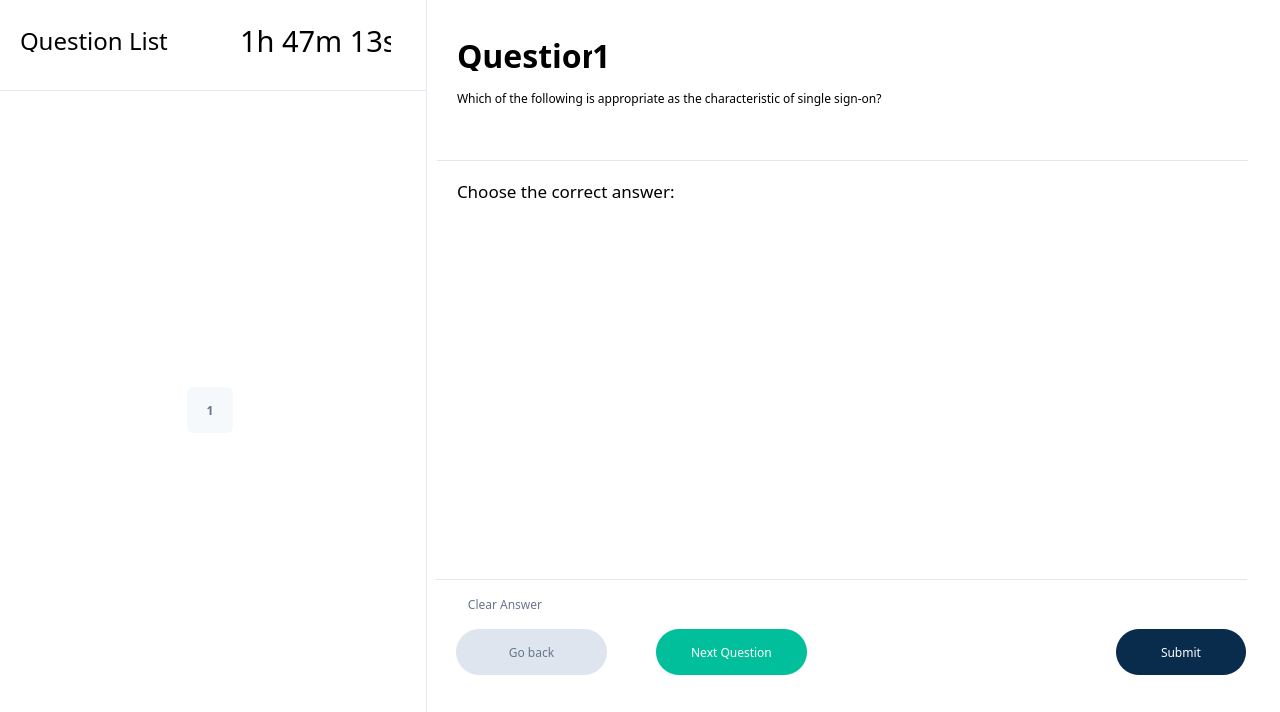
<?xml version="1.0" encoding="UTF-8"?>
<ui version="4.0">
 <class>ExamWindow</class>
 <widget class="QMainWindow" name="ExamWindow">
  <property name="geometry">
   <rect>
    <x>0</x>
    <y>0</y>
    <width>1280</width>
    <height>712</height>
   </rect>
  </property>
  <property name="windowTitle">
   <string>MainWindow</string>
  </property>
  <property name="styleSheet">
   <string notr="true">QMainWindow {
	background-color: rgb(224,224,224);
}</string>
  </property>
  <widget class="QWidget" name="centralwidget">
   <layout class="QHBoxLayout" name="horizontalLayout">
    <property name="spacing">
     <number>0</number>
    </property>
    <property name="leftMargin">
     <number>0</number>
    </property>
    <property name="topMargin">
     <number>0</number>
    </property>
    <property name="rightMargin">
     <number>0</number>
    </property>
    <property name="bottomMargin">
     <number>0</number>
    </property>
    <item>
     <widget class="QWidget" name="widget" native="true">
      <property name="sizePolicy">
       <sizepolicy hsizetype="Preferred" vsizetype="Preferred">
        <horstretch>4</horstretch>
        <verstretch>0</verstretch>
       </sizepolicy>
      </property>
      <property name="styleSheet">
       <string notr="true">#widget {
	background-color: #fff;
	border-right: 1px solid #e2e8f0;
}</string>
      </property>
      <widget class="QWidget" name="widget_3" native="true">
       <property name="geometry">
        <rect>
         <x>0</x>
         <y>0</y>
         <width>431</width>
         <height>91</height>
        </rect>
       </property>
       <property name="styleSheet">
        <string notr="true">border-bottom: 1px solid #e2e8f0;</string>
       </property>
       <widget class="QLabel" name="label">
        <property name="geometry">
         <rect>
          <x>20</x>
          <y>30</y>
          <width>151</width>
          <height>22</height>
         </rect>
        </property>
        <property name="font">
         <font>
          <family>Source Sans 3 SemiBold</family>
          <pointsize>18</pointsize>
         </font>
        </property>
        <property name="styleSheet">
         <string notr="true">border: none;</string>
        </property>
        <property name="text">
         <string>Question List</string>
        </property>
       </widget>
       <widget class="QLabel" name="countdownLabel">
        <property name="geometry">
         <rect>
          <x>240</x>
          <y>30</y>
          <width>151</width>
          <height>22</height>
         </rect>
        </property>
        <property name="font">
         <font>
          <family>Source Sans 3</family>
          <pointsize>22</pointsize>
         </font>
        </property>
        <property name="styleSheet">
         <string notr="true">border: none;</string>
        </property>
        <property name="text">
         <string>1h 47m 13s</string>
        </property>
       </widget>
      </widget>
      <widget class="QWidget" name="gridLayoutWidget">
       <property name="geometry">
        <rect>
         <x>0</x>
         <y>110</y>
         <width>421</width>
         <height>601</height>
        </rect>
       </property>
       <layout class="QGridLayout" name="gridLayout">
        <property name="spacing">
         <number>0</number>
        </property>
        <item row="0" column="0">
         <widget class="QPushButton" name="pushButton">
          <property name="font">
           <font>
            <family>Source Sans 3</family>
            <weight>75</weight>
            <bold>true</bold>
           </font>
          </property>
          <property name="styleSheet">
           <string notr="true">background-color: #F6F9FC;
border: none;
min-height: 46px;
max-width: 46px;
border-radius: 6px;
font-family: &quot;Source Sans 3&quot;;
font-weight: bold;
color: #67758D;
</string>
          </property>
          <property name="text">
           <string>1</string>
          </property>
         </widget>
        </item>
       </layout>
      </widget>
     </widget>
    </item>
    <item>
     <widget class="QWidget" name="widget_2" native="true">
      <property name="sizePolicy">
       <sizepolicy hsizetype="Preferred" vsizetype="Preferred">
        <horstretch>8</horstretch>
        <verstretch>0</verstretch>
       </sizepolicy>
      </property>
      <property name="font">
       <font>
        <family>Source Sans 3</family>
        <pointsize>12</pointsize>
       </font>
      </property>
      <property name="styleSheet">
       <string notr="true">background-color: #fff;</string>
      </property>
      <widget class="QWidget" name="widget_4" native="true">
       <property name="geometry">
        <rect>
         <x>10</x>
         <y>10</y>
         <width>811</width>
         <height>151</height>
        </rect>
       </property>
       <property name="styleSheet">
        <string notr="true">#widget_4{
	border-bottom: 1px solid #e2e8f0;
}</string>
       </property>
       <widget class="QLabel" name="label_3">
        <property name="geometry">
         <rect>
          <x>20</x>
          <y>30</y>
          <width>141</width>
          <height>31</height>
         </rect>
        </property>
        <property name="font">
         <font>
          <family>Source Sans 3</family>
          <pointsize>24</pointsize>
          <weight>75</weight>
          <italic>false</italic>
          <bold>true</bold>
         </font>
        </property>
        <property name="text">
         <string>Question</string>
        </property>
       </widget>
       <widget class="QLabel" name="questionText">
        <property name="geometry">
         <rect>
          <x>20</x>
          <y>80</y>
          <width>771</width>
          <height>61</height>
         </rect>
        </property>
        <property name="font">
         <font>
          <family>Source Sans 3</family>
         </font>
        </property>
        <property name="text">
         <string>Which of the following is appropriate as the characteristic of single sign-on?</string>
        </property>
        <property name="alignment">
         <set>Qt::AlignLeading|Qt::AlignLeft|Qt::AlignTop</set>
        </property>
        <property name="wordWrap">
         <bool>true</bool>
        </property>
       </widget>
       <widget class="QLabel" name="questionNumber">
        <property name="geometry">
         <rect>
          <x>155</x>
          <y>30</y>
          <width>131</width>
          <height>31</height>
         </rect>
        </property>
        <property name="font">
         <font>
          <family>Source Sans 3</family>
          <pointsize>24</pointsize>
          <weight>75</weight>
          <italic>false</italic>
          <bold>true</bold>
         </font>
        </property>
        <property name="text">
         <string>1</string>
        </property>
       </widget>
      </widget>
      <widget class="QLabel" name="label_5">
       <property name="geometry">
        <rect>
         <x>30</x>
         <y>180</y>
         <width>281</width>
         <height>22</height>
        </rect>
       </property>
       <property name="font">
        <font>
         <family>Source Sans 3</family>
         <pointsize>13</pointsize>
         <weight>50</weight>
         <bold>false</bold>
        </font>
       </property>
       <property name="text">
        <string>Choose the correct answer:</string>
       </property>
      </widget>
      <widget class="QWidget" name="verticalLayoutWidget">
       <property name="geometry">
        <rect>
         <x>29</x>
         <y>230</y>
         <width>791</width>
         <height>341</height>
        </rect>
       </property>
       <layout class="QVBoxLayout" name="optionList"/>
      </widget>
      <widget class="QWidget" name="widget_5" native="true">
       <property name="geometry">
        <rect>
         <x>9</x>
         <y>579</y>
         <width>811</width>
         <height>121</height>
        </rect>
       </property>
       <property name="styleSheet">
        <string notr="true">#widget_5{
	border-top: 1px solid #e2e8f0;
}</string>
       </property>
       <widget class="QPushButton" name="pushButton_2">
        <property name="geometry">
         <rect>
          <x>680</x>
          <y>50</y>
          <width>130</width>
          <height>46</height>
         </rect>
        </property>
        <property name="font">
         <font>
          <family>Source Sans 3 SemiBold</family>
          <weight>50</weight>
          <bold>false</bold>
         </font>
        </property>
        <property name="cursor">
         <cursorShape>PointingHandCursor</cursorShape>
        </property>
        <property name="styleSheet">
         <string notr="true">#pushButton_2 {
	background-color: rgb(9, 44, 76);
	border: none;
	color: #fff;
	border-radius: 23px;
}

#pushButton_2:hover {
	background-color: rgba(9, 44, 76, 0.9);
}</string>
        </property>
        <property name="text">
         <string>Submit</string>
        </property>
       </widget>
       <widget class="QPushButton" name="clearButton">
        <property name="geometry">
         <rect>
          <x>20</x>
          <y>10</y>
          <width>98</width>
          <height>30</height>
         </rect>
        </property>
        <property name="font">
         <font>
          <family>Source Sans 3 SemiBold</family>
         </font>
        </property>
        <property name="cursor">
         <cursorShape>PointingHandCursor</cursorShape>
        </property>
        <property name="styleSheet">
         <string notr="true">color: #67758D;
border: none;</string>
        </property>
        <property name="text">
         <string>Clear Answer</string>
        </property>
       </widget>
       <widget class="QPushButton" name="gobackButton">
        <property name="geometry">
         <rect>
          <x>20</x>
          <y>50</y>
          <width>151</width>
          <height>46</height>
         </rect>
        </property>
        <property name="font">
         <font>
          <family>Source Sans 3 SemiBold</family>
          <weight>50</weight>
          <bold>false</bold>
         </font>
        </property>
        <property name="cursor">
         <cursorShape>PointingHandCursor</cursorShape>
        </property>
        <property name="styleSheet">
         <string notr="true">#gobackButton {
	background-color: rgb(222, 229, 239); 
	border-radius: 23px;
   color: #67758D; 
}
#gobackButton:hover {
	background-color: rgba(222, 229, 239, 0.9); 
}</string>
        </property>
        <property name="text">
         <string>Go back</string>
        </property>
       </widget>
       <widget class="QPushButton" name="nextButton">
        <property name="geometry">
         <rect>
          <x>220</x>
          <y>50</y>
          <width>151</width>
          <height>46</height>
         </rect>
        </property>
        <property name="font">
         <font>
          <family>Source Sans 3 SemiBold</family>
          <weight>50</weight>
          <bold>false</bold>
         </font>
        </property>
        <property name="cursor">
         <cursorShape>PointingHandCursor</cursorShape>
        </property>
        <property name="styleSheet">
         <string notr="true">#nextButton {
	background-color: rgb(0, 191, 154);
	border-radius: 23px;
	color: #fff;
}

#nextButton:hover {
	background-color: rgba(0, 191, 154, 0.9);
}</string>
        </property>
        <property name="text">
         <string>Next Question</string>
        </property>
       </widget>
      </widget>
     </widget>
    </item>
   </layout>
  </widget>
 </widget>
 <resources/>
 <connections/>
</ui>
